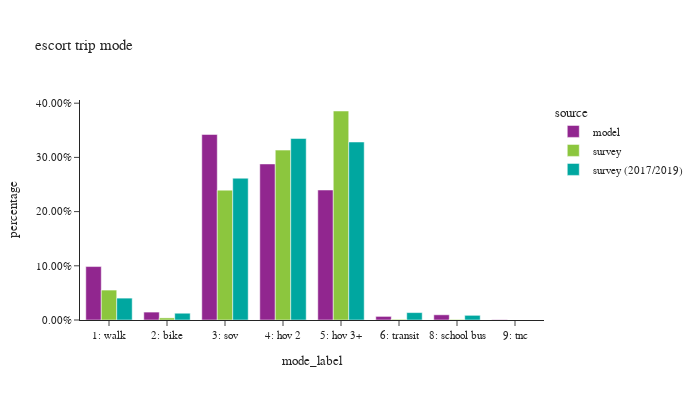

The notebook cell saved with this chart:
### Code cell
df_plot = es_trip.groupby(['source','mode_label'])['trexpfac'].sum().reset_index()
df_plot['percentage'] = df_plot.groupby(['source'], group_keys=False)['trexpfac']. \
    apply(lambda x: x / float(x.sum()))

df_plot_ct = es_trip.groupby(['source','mode_label'])['trexpfac'].count().reset_index(). \
    rename(columns={'trexpfac':'sample count'})
df_plot = df_plot.merge(df_plot_ct, on=['source','mode_label'])

fig = px.bar(df_plot.sort_values(by=['source']), x="mode_label", y="percentage", color="source",
             barmode="group",hover_data=['sample count'],title="escort trip mode")
fig.update_layout(height=400, width=700, font=dict(size=11),
                  xaxis = dict(dtick = 1, categoryorder='category ascending'),
                  yaxis=dict(tickformat=".2%"))
fig.show()

### Figure 1 — Plotly figure (JSON) as saved in the notebook; plotly's stock layout.template omitted (floating-point values rounded to 4 significant figures)
{"data": [{"alignmentgroup": "True", "customdata": [[1932], [286], [6708], [5642], [4700], [130], [188], [10]], "hovertemplate": "source=model<br>mode_label=%{x}<br>percentage=%{y}<br>sample count=%{customdata[0]}<extra></extra>", "legendgroup": "model", "marker": {"color": "#91268F", "pattern": {"shape": ""}}, "name": "model", "offsetgroup": "model", "orientation": "v", "showlegend": true, "textposition": "auto", "type": "bar", "x": ["1: walk", "2: bike", "3: sov", "4: hov 2", "5: hov 3+", "6: transit", "8: school bus", "9: tnc"], "xaxis": "x", "y": [0.09859, 0.01459, 0.3423, 0.2879, 0.2398, 0.006634, 0.009594, 0.0005103], "yaxis": "y"}, {"alignmentgroup": "True", "customdata": [[4], [8], [460], [545], [404], [32], [151]], "hovertemplate": "source=survey<br>mode_label=%{x}<br>percentage=%{y}<br>sample count=%{customdata[0]}<extra></extra>", "legendgroup": "survey", "marker": {"color": "#8CC63E", "pattern": {"shape": ""}}, "name": "survey", "offsetgroup": "survey", "orientation": "v", "showlegend": true, "textposition": "auto", "type": "bar", "x": ["8: school bus", "6: transit", "5: hov 3+", "4: hov 2", "3: sov", "2: bike", "1: walk"], "xaxis": "x", "y": [0.00102, 0.001245, 0.3856, 0.3134, 0.2396, 0.0039, 0.05522], "yaxis": "y"}, {"alignmentgroup": "True", "customdata": [[176], [30], [568], [843], [579], [52], [4], [4]], "hovertemplate": "source=survey (2017/2019)<br>mode_label=%{x}<br>percentage=%{y}<br>sample count=%{customdata[0]}<extra></extra>", "legendgroup": "survey (2017/2019)", "marker": {"color": "#00A7A0", "pattern": {"shape": ""}}, "name": "survey (2017/2019)", "offsetgroup": "survey (2017/2019)", "orientation": "v", "showlegend": true, "textposition": "auto", "type": "bar", "x": ["1: walk", "2: bike", "3: sov", "4: hov 2", "5: hov 3+", "6: transit", "8: school bus", "9: tnc"], "xaxis": "x", "y": [0.04037, 0.01248, 0.2616, 0.3348, 0.3284, 0.01366, 0.00861, 5.067e-05], "yaxis": "y"}], "layout": {"barmode": "group", "font": {"size": 11}, "height": 400, "legend": {"title": {"text": "source"}, "tracegroupgap": 0}, "title": {"text": "escort trip mode"}, "width": 700, "xaxis": {"anchor": "y", "categoryorder": "category ascending", "domain": [0.0, 1.0], "dtick": 1, "title": {"text": "mode_label"}}, "yaxis": {"anchor": "x", "domain": [0.0, 1.0], "tickformat": ".2%", "title": {"text": "percentage"}}}}
